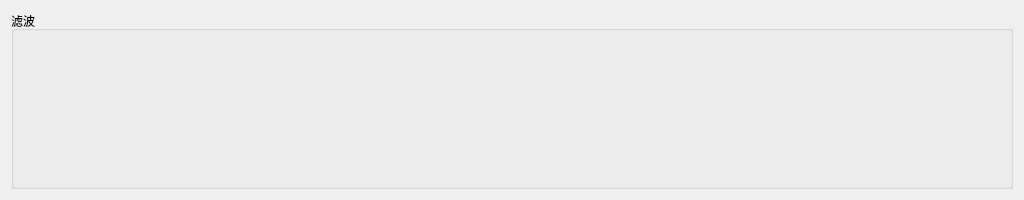
<?xml version="1.0" encoding="UTF-8"?>
<ui version="4.0">
 <class>BlurWidget</class>
 <widget class="QWidget" name="BlurWidget">
  <property name="geometry">
   <rect>
    <x>0</x>
    <y>0</y>
    <width>1024</width>
    <height>200</height>
   </rect>
  </property>
  <property name="windowTitle">
   <string>BlurWidget</string>
  </property>
  <layout class="QHBoxLayout" name="horizontalLayout">
   <item>
    <widget class="QGroupBox" name="groupBox">
     <property name="title">
      <string>滤波</string>
     </property>
     <layout class="QVBoxLayout" name="verticalLayout_2">
      <item>
       <layout class="QHBoxLayout" name="horizontalLayout_2"/>
      </item>
      <item>
       <layout class="QHBoxLayout" name="horizontalLayout_6"/>
      </item>
      <item>
       <layout class="QHBoxLayout" name="horizontalLayout_5"/>
      </item>
      <item>
       <layout class="QHBoxLayout" name="horizontalLayout_4"/>
      </item>
      <item>
       <layout class="QHBoxLayout" name="horizontalLayout_3"/>
      </item>
     </layout>
    </widget>
   </item>
  </layout>
 </widget>
 <layoutdefault spacing="6" margin="11"/>
 <resources/>
 <connections/>
</ui>
